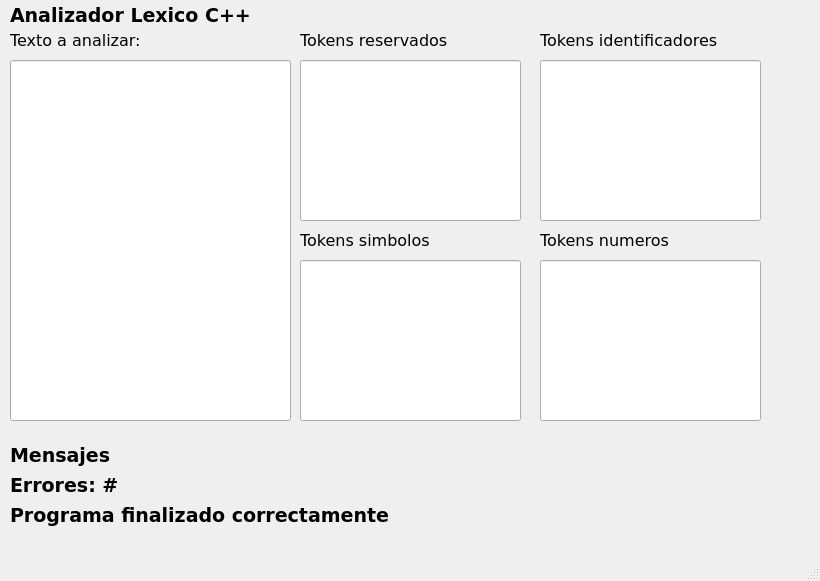
<?xml version="1.0" encoding="UTF-8"?>
<ui version="4.0">
 <class>MainWindow</class>
 <widget class="QMainWindow" name="MainWindow">
  <property name="geometry">
   <rect>
    <x>0</x>
    <y>0</y>
    <width>820</width>
    <height>581</height>
   </rect>
  </property>
  <property name="windowTitle">
   <string>MainWindow</string>
  </property>
  <widget class="QWidget" name="centralwidget">
   <widget class="QLabel" name="label">
    <property name="geometry">
     <rect>
      <x>10</x>
      <y>0</y>
      <width>251</width>
      <height>31</height>
     </rect>
    </property>
    <property name="font">
     <font>
      <family>Verdana</family>
      <pointsize>14</pointsize>
      <weight>75</weight>
      <bold>true</bold>
     </font>
    </property>
    <property name="text">
     <string>Analizador Lexico C++</string>
    </property>
   </widget>
   <widget class="QLabel" name="label_2">
    <property name="geometry">
     <rect>
      <x>10</x>
      <y>30</y>
      <width>251</width>
      <height>21</height>
     </rect>
    </property>
    <property name="font">
     <font>
      <family>Verdana</family>
      <pointsize>12</pointsize>
     </font>
    </property>
    <property name="text">
     <string>Texto a analizar:</string>
    </property>
   </widget>
   <widget class="QLineEdit" name="lineEdit">
    <property name="geometry">
     <rect>
      <x>10</x>
      <y>60</y>
      <width>281</width>
      <height>361</height>
     </rect>
    </property>
   </widget>
   <widget class="QLineEdit" name="lineEdit_2">
    <property name="geometry">
     <rect>
      <x>300</x>
      <y>60</y>
      <width>221</width>
      <height>161</height>
     </rect>
    </property>
   </widget>
   <widget class="QLabel" name="label_3">
    <property name="geometry">
     <rect>
      <x>300</x>
      <y>30</y>
      <width>221</width>
      <height>21</height>
     </rect>
    </property>
    <property name="font">
     <font>
      <family>Verdana</family>
      <pointsize>12</pointsize>
     </font>
    </property>
    <property name="text">
     <string>Tokens reservados</string>
    </property>
   </widget>
   <widget class="QLineEdit" name="lineEdit_3">
    <property name="geometry">
     <rect>
      <x>300</x>
      <y>260</y>
      <width>221</width>
      <height>161</height>
     </rect>
    </property>
   </widget>
   <widget class="QLabel" name="label_4">
    <property name="geometry">
     <rect>
      <x>300</x>
      <y>230</y>
      <width>221</width>
      <height>21</height>
     </rect>
    </property>
    <property name="font">
     <font>
      <family>Verdana</family>
      <pointsize>12</pointsize>
     </font>
    </property>
    <property name="text">
     <string>Tokens simbolos</string>
    </property>
   </widget>
   <widget class="QLineEdit" name="lineEdit_4">
    <property name="geometry">
     <rect>
      <x>540</x>
      <y>60</y>
      <width>221</width>
      <height>161</height>
     </rect>
    </property>
   </widget>
   <widget class="QLabel" name="label_5">
    <property name="geometry">
     <rect>
      <x>540</x>
      <y>30</y>
      <width>221</width>
      <height>21</height>
     </rect>
    </property>
    <property name="font">
     <font>
      <family>Verdana</family>
      <pointsize>12</pointsize>
     </font>
    </property>
    <property name="text">
     <string>Tokens identificadores</string>
    </property>
   </widget>
   <widget class="QLineEdit" name="lineEdit_5">
    <property name="geometry">
     <rect>
      <x>540</x>
      <y>260</y>
      <width>221</width>
      <height>161</height>
     </rect>
    </property>
   </widget>
   <widget class="QLabel" name="label_6">
    <property name="geometry">
     <rect>
      <x>540</x>
      <y>230</y>
      <width>221</width>
      <height>21</height>
     </rect>
    </property>
    <property name="font">
     <font>
      <family>Verdana</family>
      <pointsize>12</pointsize>
     </font>
    </property>
    <property name="text">
     <string>Tokens numeros</string>
    </property>
   </widget>
   <widget class="QLabel" name="label_7">
    <property name="geometry">
     <rect>
      <x>10</x>
      <y>470</y>
      <width>751</width>
      <height>31</height>
     </rect>
    </property>
    <property name="font">
     <font>
      <family>Verdana</family>
      <pointsize>14</pointsize>
      <weight>75</weight>
      <bold>true</bold>
     </font>
    </property>
    <property name="text">
     <string>Errores: #</string>
    </property>
   </widget>
   <widget class="QLabel" name="label_8">
    <property name="geometry">
     <rect>
      <x>10</x>
      <y>500</y>
      <width>751</width>
      <height>31</height>
     </rect>
    </property>
    <property name="font">
     <font>
      <family>Verdana</family>
      <pointsize>14</pointsize>
      <weight>75</weight>
      <bold>true</bold>
     </font>
    </property>
    <property name="text">
     <string>Programa finalizado correctamente</string>
    </property>
   </widget>
   <widget class="QLabel" name="label_9">
    <property name="geometry">
     <rect>
      <x>10</x>
      <y>440</y>
      <width>751</width>
      <height>31</height>
     </rect>
    </property>
    <property name="font">
     <font>
      <family>Verdana</family>
      <pointsize>14</pointsize>
      <weight>75</weight>
      <bold>true</bold>
     </font>
    </property>
    <property name="text">
     <string>Mensajes</string>
    </property>
   </widget>
  </widget>
  <widget class="QMenuBar" name="menubar">
   <property name="geometry">
    <rect>
     <x>0</x>
     <y>0</y>
     <width>820</width>
     <height>21</height>
    </rect>
   </property>
  </widget>
  <widget class="QStatusBar" name="statusbar"/>
 </widget>
 <resources/>
 <connections/>
</ui>
